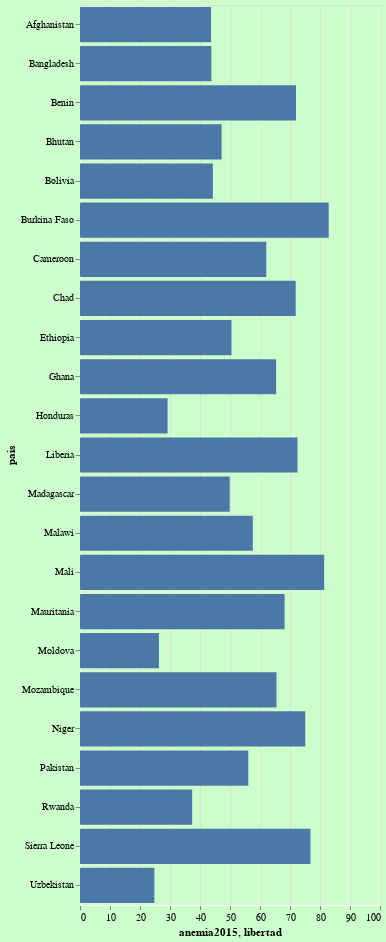

Notebook code cell kept with this figure:
### Code cell
bars1 = alt.Chart(resultado_merge_4).mark_bar().encode(
    x="anemia2015:Q",
    y="pais:N"
)

text1 = bars.mark_text(
    align='left',
    baseline='middle',
    dx=3  # Nudges text to right so it doesn't appear on top of the bar
).encode(

)

(bars1 + text1).properties(height=900)

### Figure 1 — Vega-Lite specification as saved in the notebook (floating-point values rounded to 4 significant figures)
{"config": {"title": {"font": "Rubric", "fontSize": 15, "fontWeight": 300, "offset": 0, "anchor": "left"}, "axis": {"labelFont": "Rubric", "titleFont": "Rubric", "domainColor": "white"}, "header": {"labelFont": "Rubric", "titleFont": "Rubric"}, "legend": {"labelFont": "Garamond", "titleFont": "Garamond", "symbolType": "circle", "padding": 1}, "background": "#ccffcc"}, "layer": [{"mark": "bar", "encoding": {"x": {"type": "quantitative", "field": "anemia2015"}, "y": {"type": "nominal", "field": "pais"}}}, {"mark": {"type": "text", "align": "left", "baseline": "middle", "dx": 3}, "encoding": {"x": {"type": "quantitative", "field": "libertad"}, "y": {"type": "nominal", "field": "pais"}}}], "data": {"name": "data-ee83eb97e37aa71e7cda4ee11a06efff"}, "height": 900, "$schema": "https://vega.github.io/schema/vega-lite/v4.8.1.json", "datasets": {"data-ee83eb97e37aa71e7cda4ee11a06efff": [{"pais": "Afghanistan", "educa2015": 45.43, "anemia2015": 43.7, "Niveldepolinclu": "Bajo", "ingreso2015": "Países de ingreso bajo", "soportesocial": 52.9, "libertad": 38.9, "generosidad": 8.0}, {"pais": "Bangladesh", "educa2015": 59.14, "anemia2015": 43.8, "Niveldepolinclu": "Alto", "ingreso2015": "Países de ingreso mediano bajo", "soportesocial": 60.1, "libertad": 81.5, "generosidad": -6.8}, {"pais": "Benin", "educa2015": 46.58, "anemia2015": 72.0, "Niveldepolinclu": "Alto", "ingreso2015": "Países de ingreso mediano bajo", "soportesocial": 43.4, "libertad": 73.3, "generosidad": -2.7}, {"pais": "Bhutan", "educa2015": 63.71, "anemia2015": 47.2, "Niveldepolinclu": "Alto", "ingreso2015": "Países de ingreso mediano bajo", "soportesocial": 84.8, "libertad": 83.0, "generosidad": 27.7}, {"pais": "Bolivia", "educa2015": 76.69, "anemia2015": 44.3, "Niveldepolinclu": "Alto", "ingreso2015": "Países de ingreso mediano bajo", "soportesocial": 82.9, "libertad": 88.4, "generosidad": -3.0}, {"pais": "Burkina Faso", "educa2015": 26.53, "anemia2015": 82.9, "Niveldepolinclu": "Alto", "ingreso2015": "Países de ingreso bajo", "soportesocial": 70.5, "libertad": 65.9, "generosidad": 0.4}, {"pais": "Cameroon", "educa2015": 45.02, "anemia2015": 62.1, "Niveldepolinclu": "Alto", "ingreso2015": "Países de ingreso mediano bajo", "soportesocial": 64.6, "libertad": 79.1, "generosidad": 4.9}, {"pais": "Chad", "educa2015": 18.44, "anemia2015": 71.9, "Niveldepolinclu": "Bajo", "ingreso2015": "Países de ingreso bajo", "soportesocial": 75.1, "libertad": 47.4, "generosidad": -2.9}, {"pais": "Ethiopia", "educa2015": 30.81, "anemia2015": 50.5, "Niveldepolinclu": "Alto", "ingreso2015": "Países de ingreso bajo", "soportesocial": 62.6, "libertad": 80.3, "generosidad": 11.3}, {"pais": "Ghana", "educa2015": 55.58, "anemia2015": 65.4, "Niveldepolinclu": "Alto", "ingreso2015": "Países de ingreso mediano bajo", "soportesocial": 68.7, "libertad": 85.2, "generosidad": -3.8}, {"pais": "Honduras", "educa2015": 40.81, "anemia2015": 29.2, "Niveldepolinclu": "Alto", "ingreso2015": "Países de ingreso mediano bajo", "soportesocial": 77.2, "libertad": 53.4, "generosidad": -9.7}, {"pais": "Liberia", "educa2015": 15.69, "anemia2015": 72.5, "Niveldepolinclu": "Alto", "ingreso2015": "Países de ingreso bajo", "soportesocial": 63.8, "libertad": 67.1, "generosidad": -6.1}, {"pais": "Madagascar", "educa2015": 30.29, "anemia2015": 49.9, "Niveldepolinclu": "Alto", "ingreso2015": "Países de ingreso bajo", "soportesocial": 64.7, "libertad": 54.5, "generosidad": -4.1}, {"pais": "Malawi", "educa2015": 34.25, "anemia2015": 57.6, "Niveldepolinclu": "Alto", "ingreso2015": "Países de ingreso bajo", "soportesocial": 49.4, "libertad": 80.1, "generosidad": 5.8}, {"pais": "Mali", "educa2015": 31.37, "anemia2015": 81.4, "Niveldepolinclu": "Alto", "ingreso2015": "Países de ingreso bajo", "soportesocial": 83.0, "libertad": 63.4, "generosidad": -6.8}, {"pais": "Mauritania", "educa2015": 24.98, "anemia2015": 68.2, "Niveldepolinclu": "Alto", "ingreso2015": "Países de ingreso mediano bajo", "soportesocial": 87.5, "libertad": 44.7, "generosidad": 5.5}, {"pais": "Moldova", "educa2015": 76.4, "anemia2015": 26.3, "Niveldepolinclu": "Alto", "ingreso2015": "Países de ingreso mediano bajo", "soportesocial": 84.0, "libertad": 59.5, "generosidad": -9.0}, {"pais": "Mozambique", "educa2015": 19.28, "anemia2015": 65.5, "Niveldepolinclu": "Alto", "ingreso2015": "Países de ingreso bajo", "soportesocial": 66.6, "libertad": 81.3, "generosidad": 8.9}, {"pais": "Niger", "educa2015": 16.63, "anemia2015": 75.1, "Niveldepolinclu": "Alto", "ingreso2015": "Países de ingreso bajo", "soportesocial": 71.3, "libertad": 72.8, "generosidad": -3.2}, {"pais": "Pakistan", "educa2015": 34.6, "anemia2015": 56.1, "Niveldepolinclu": "Alto", "ingreso2015": "Países de ingreso mediano bajo", "soportesocial": 56.2, "libertad": 58.7, "generosidad": 8.5}, {"pais": "Rwanda", "educa2015": 28.1, "anemia2015": 37.4, "Niveldepolinclu": "Alto", "ingreso2015": "Países de ingreso bajo", "soportesocial": 67.8, "libertad": 90.8, "generosidad": 2.5}, {"pais": "Sierra Leone", "educa2015": 32.51, "anemia2015": 76.8, "Niveldepolinclu": "Alto", "ingreso2015": "Países de ingreso bajo", "soportesocial": 61.1, "libertad": 62.4, "generosidad": 5.0}, {"pais": "Uzbekistan", "educa2015": 88.74, "anemia2015": 24.8, "Niveldepolinclu": "Alto", "ingreso2015": "Países de ingreso mediano bajo", "soportesocial": 96.8, "libertad": 98.0, "generosidad": 37.5}]}}
